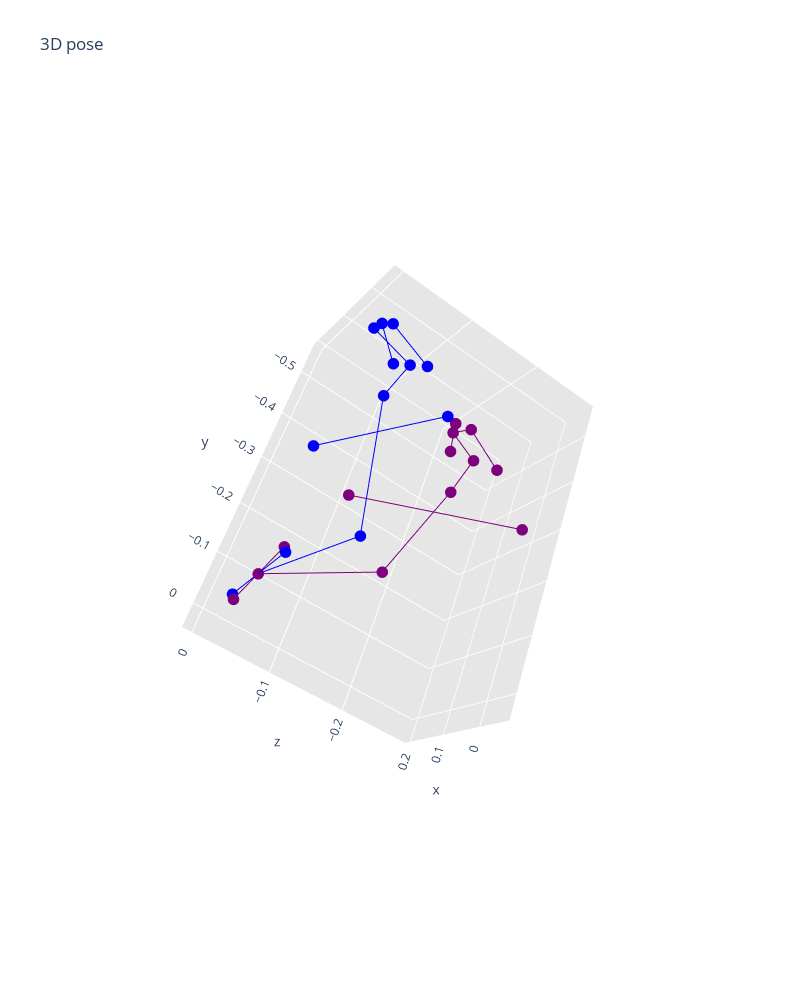

The cell this chart's notebook holds for it:
### Code cell
go.Figure(vs.plot([preds_1[i],preds_1[j]], torso_co))

### Figure 1 — Plotly figure (JSON) as saved in the notebook; plotly's stock layout.template omitted (floating-point values rounded to 4 significant figures)
{"data": [{"line": {"color": "#0000FA", "width": 2}, "marker": {"color": "#0000FA", "size": 4}, "type": "scatter3d", "x": [0.03153, 0.05364], "y": [-0.5238, -0.5194], "z": [-0.01533, -0.0803]}, {"line": {"color": "#0000FA", "width": 2}, "marker": {"color": "#0000FA", "size": 4}, "type": "scatter3d", "x": [0.05364, 0.07413], "y": [-0.5194, -0.4465], "z": [-0.0803, -0.06845]}, {"line": {"color": "#0000FA", "width": 2}, "marker": {"color": "#0000FA", "size": 4}, "type": "scatter3d", "x": [0.07413, 0.05305], "y": [-0.4465, -0.1691], "z": [-0.06845, -0.09986]}, {"line": {"color": "#0000FA", "width": 2}, "marker": {"color": "#0000FA", "size": 4}, "type": "scatter3d", "x": [0.05305, 0], "y": [-0.1691, 0], "z": [-0.09986, 0]}, {"line": {"color": "#0000FA", "width": 2}, "marker": {"color": "#0000FA", "size": 4}, "type": "scatter3d", "x": [0.03153, 0.01587], "y": [-0.5238, -0.5423], "z": [-0.01533, -0.03187]}, {"line": {"color": "#0000FA", "width": 2}, "marker": {"color": "#0000FA", "size": 4}, "type": "scatter3d", "x": [0.03153, 0.04019], "y": [-0.5238, -0.5504], "z": [-0.01533, -0.02414]}, {"line": {"color": "#0000FA", "width": 2}, "marker": {"color": "#0000FA", "size": 4}, "type": "scatter3d", "x": [0.01587, 0.0163], "y": [-0.5423, -0.507], "z": [-0.03187, -0.09217]}, {"line": {"color": "#0000FA", "width": 2}, "marker": {"color": "#0000FA", "size": 4}, "type": "scatter3d", "x": [0.04019, 0.09097], "y": [-0.5504, -0.5318], "z": [-0.02414, -0.06842]}, {"line": {"color": "#0000FA", "width": 2}, "marker": {"color": "#0000FA", "size": 4}, "type": "scatter3d", "x": [-0.0528, 0.1895], "y": [-0.3844, -0.3567], "z": [-0.1182, -0.03589]}, {"line": {"color": "#0000FA", "width": 2}, "marker": {"color": "#0000FA", "size": 4}, "type": "scatter3d", "x": [0, -0.06542], "y": [0, -0.01848], "z": [0, -0.003473]}, {"line": {"color": "#0000FA", "width": 2}, "marker": {"color": "#0000FA", "size": 4}, "type": "scatter3d", "x": [0, 0.06542], "y": [0, 0.01848], "z": [0, 0.003473]}, {"line": {"color": "#7D007D", "width": 2}, "marker": {"color": "#7D007D", "size": 4}, "type": "scatter3d", "x": [0.07247, 0.1153], "y": [-0.4613, -0.4667], "z": [-0.1703, -0.2238]}, {"line": {"color": "#7D007D", "width": 2}, "marker": {"color": "#7D007D", "size": 4}, "type": "scatter3d", "x": [0.1153, 0.1361], "y": [-0.4667, -0.3935], "z": [-0.2238, -0.2145]}, {"line": {"color": "#7D007D", "width": 2}, "marker": {"color": "#7D007D", "size": 4}, "type": "scatter3d", "x": [0.1361, 0.05773], "y": [-0.3935, -0.135], "z": [-0.2145, -0.1407]}, {"line": {"color": "#7D007D", "width": 2}, "marker": {"color": "#7D007D", "size": 4}, "type": "scatter3d", "x": [0.05773, 0], "y": [-0.135, 0], "z": [-0.1407, 0]}, {"line": {"color": "#7D007D", "width": 2}, "marker": {"color": "#7D007D", "size": 4}, "type": "scatter3d", "x": [0.07247, 0.06189], "y": [-0.4613, -0.4815], "z": [-0.1703, -0.1889]}, {"line": {"color": "#7D007D", "width": 2}, "marker": {"color": "#7D007D", "size": 4}, "type": "scatter3d", "x": [0.07247, 0.08152], "y": [-0.4613, -0.4892], "z": [-0.1703, -0.1724]}, {"line": {"color": "#7D007D", "width": 2}, "marker": {"color": "#7D007D", "size": 4}, "type": "scatter3d", "x": [0.06189, 0.08516], "y": [-0.4815, -0.4549], "z": [-0.1889, -0.2492]}, {"line": {"color": "#7D007D", "width": 2}, "marker": {"color": "#7D007D", "size": 4}, "type": "scatter3d", "x": [0.08152, 0.1455], "y": [-0.4892, -0.4785], "z": [-0.1724, -0.1985]}, {"line": {"color": "#7D007D", "width": 2}, "marker": {"color": "#7D007D", "size": 4}, "type": "scatter3d", "x": [0.02045, 0.2089], "y": [-0.3263, -0.3193], "z": [-0.282, -0.1067]}, {"line": {"color": "#7D007D", "width": 2}, "marker": {"color": "#7D007D", "size": 4}, "type": "scatter3d", "x": [0, -0.06289], "y": [0, -0.02604], "z": [0, -0.0008127]}, {"line": {"color": "#7D007D", "width": 2}, "marker": {"color": "#7D007D", "size": 4}, "type": "scatter3d", "x": [0, 0.06289], "y": [0, 0.02604], "z": [0, 0.0008127]}], "layout": {"autosize": true, "height": 1000, "scene": {"aspectmode": "manual", "aspectratio": {"x": 0.3897, "y": 0.7912, "z": 0.5702}, "camera": {"eye": {"x": -1.743, "y": 1.071, "z": 0.71}, "up": {"x": 0, "y": 0, "z": 0}}, "xaxis": {"backgroundcolor": "rgb(230, 230,230)", "gridcolor": "rgb(255, 255, 255)", "showbackground": true, "zerolinecolor": "rgb(255, 255, 255)"}, "yaxis": {"backgroundcolor": "rgb(230, 230,230)", "gridcolor": "rgb(255, 255, 255)", "showbackground": true, "zerolinecolor": "rgb(255, 255, 255)"}, "zaxis": {"backgroundcolor": "rgb(230, 230,230)", "gridcolor": "rgb(255, 255, 255)", "showbackground": true, "zerolinecolor": "rgb(255, 255, 255)"}}, "showlegend": false, "title": {"text": "3D pose"}, "width": 800}}
